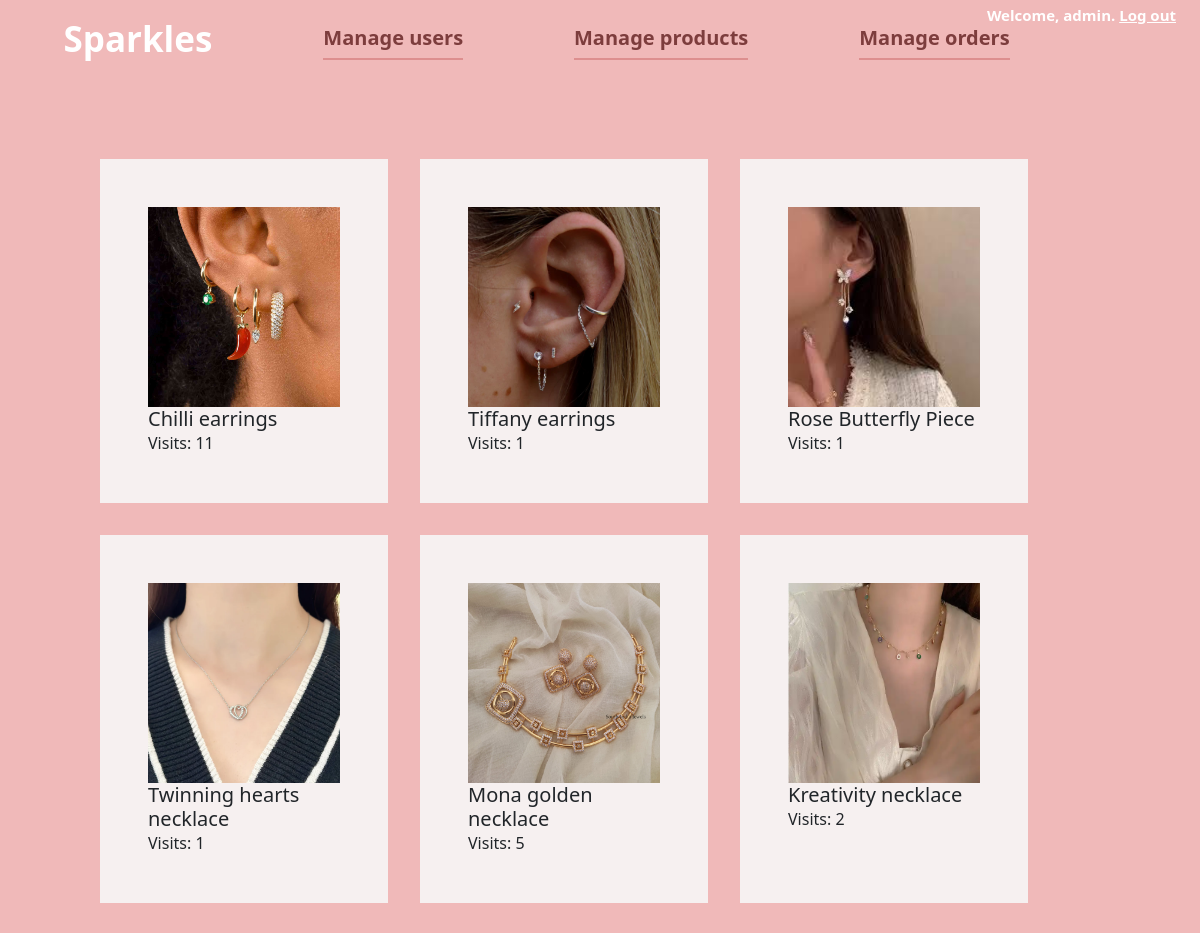
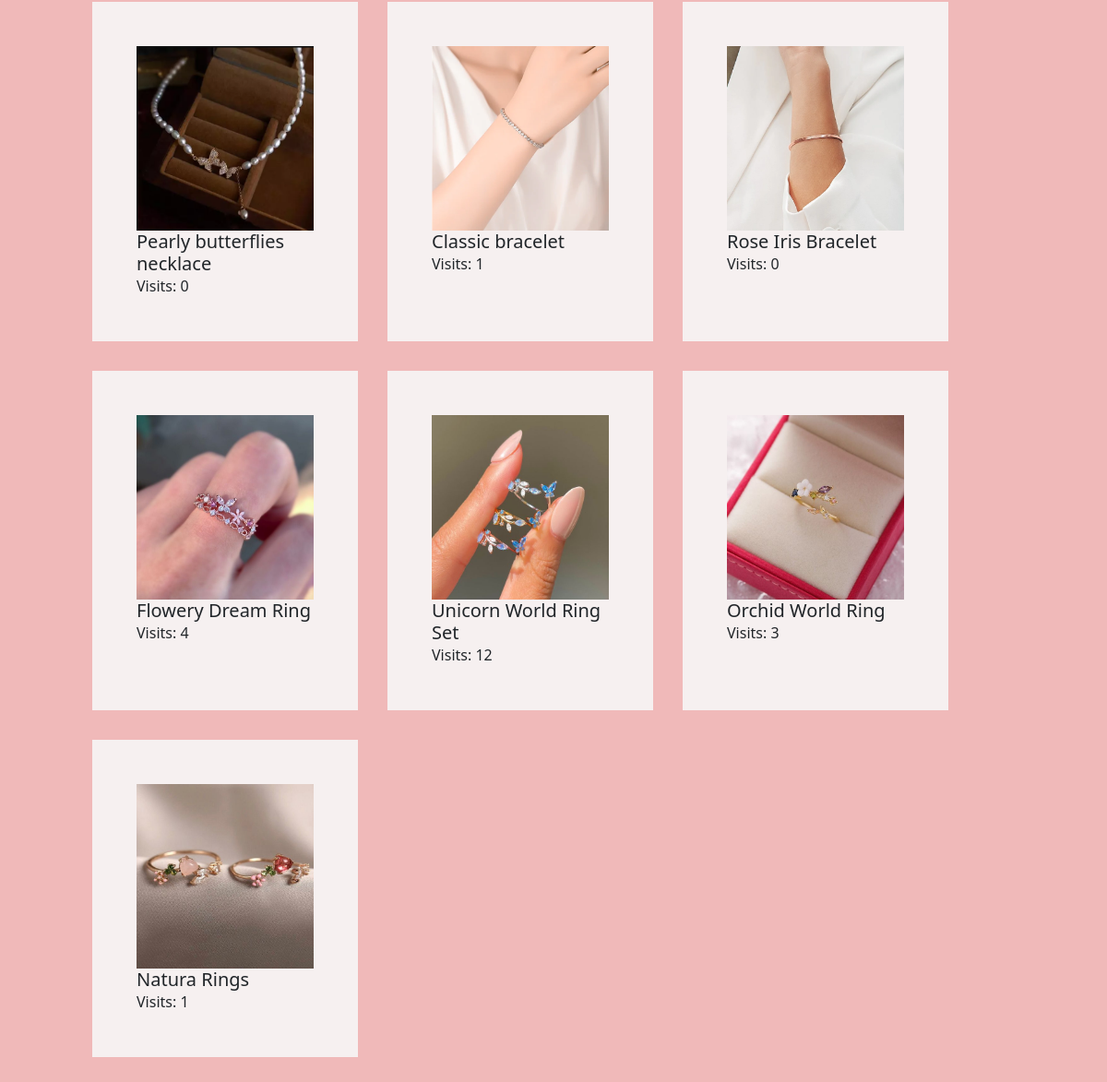
The page /stats (signed in) on the database its author committed (2 pictures, top to bottom).
### shop/models.py (models this page shows, shortened)
class Product(models.Model):
    name = models.CharField(max_length=255)
    quantity = models.IntegerField()
    price = models.IntegerField()
    image = models.ImageField(upload_to='images', blank=True)
    description = models.TextField(max_length=255)
    category = models.ForeignKey(Category, on_delete=models.CASCADE)
    brand = models.ForeignKey(Brand, on_delete=models.CASCADE, blank=True, null=True)
    visits = models.IntegerField(default=0)

### shop/views.py (the view)
# urls.py: path("stats", stats, name="stats")
@login_required(login_url="/admin_login")
@user_passes_test(is_seller, login_url="/admin_login")
def stats(request):
    context = dict()
    context['products'] = Product.objects.all()
    return render(request, "seller/stats.html", context=context)

### shop/views.py (called while the page is built)
def is_seller(user):
    return user.groups.filter(name='Seller').exists()

### shop/templates/seller/stats.html
{% extends "seller/seller_base.html" %}
{% block content %}
<div style="background-color: rgb(240, 185, 185);width: 100%;">
    <div class="px-5 py-3" style="width: 100%; height: 100%;">
            <div class="m-5">
                <div class="row">
                    {% for product in products %}
                    <div class="col-md-4 card_custom p-5 m-3" style="width: 18rem;">
                        <a href="/product?id={{product.id}}">
                            <img src="{{product.image.url}}" class="card-img-top" alt="..." style="height:200px">
                        </a>
                        <div class="card-body">
                          <h5 class="card-title">{{product.name}}</h5>
                          <p class="card-text">Visits: {{product.visits}}</p>
                        </div>
                      </div>
                      {% endfor %}
                </div>
                </div>
    </div>
</div>
{% endblock %}

### static/style.css (style rules this page uses)
body { width: 100%; height: 100%; }
html { width: 100%; height: 100%; }
a { text-decoration: none; color: inherit; }

### static/style_homepage.css (style rules this page uses)
.card_custom { border-radius: 0; background-color: rgb(246,240,240); }

### rows shown on the page
Product: image (picture), name "Chilli earrings", visits "11"
Product: image (picture), name "Tiffany earrings", visits "1"
Product: image (picture), name "Rose Butterfly Piece", visits "1"
Product: image (picture), name "Twinning hearts necklace", visits "1"
Product: image (picture), name "Mona golden necklace", visits "5"
Product: image (picture), name "Kreativity necklace", visits "2"
Product: image (picture), name "Pearly butterflies necklace", visits "0"
Product: image (picture), name "Classic bracelet", visits "1"
Product: image (picture), name "Rose Iris Bracelet", visits "0"
Product: image (picture), name "Flowery Dream Ring", visits "4"
Product: image (picture), name "Unicorn World Ring Set", visits "12"
Product: image (picture), name "Orchid World Ring", visits "3"
Product: image (picture), name "Natura Rings", visits "1"
